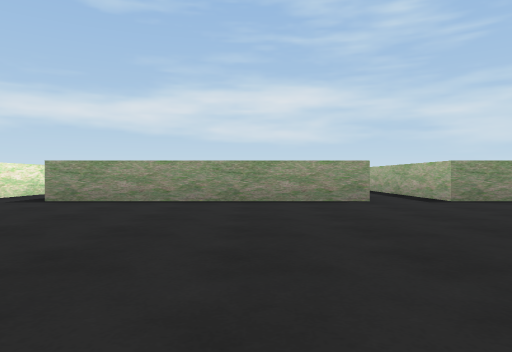
[1] (above)

24 first-person views from a walk through a 3-D level made in the Unity game engine. The camera is 0.31 m above the floor, looks level and sees 70° across. The floor is counted in squares, 1 m on a side. Each view is taken from the middle of a square. On the plan, view 1 faces up. The plan holds only what a view shows up to about 9 squares ahead; the rest is blank. The place goes on beyond the plan. Some surface patterns are stand-ins.

[2]
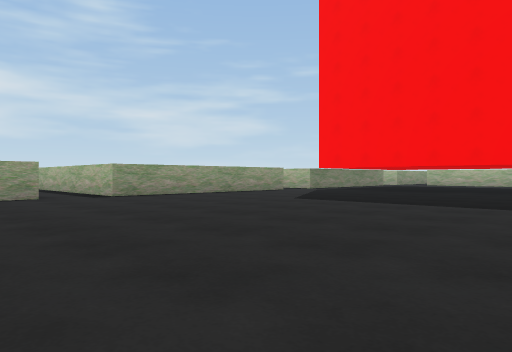

[3]
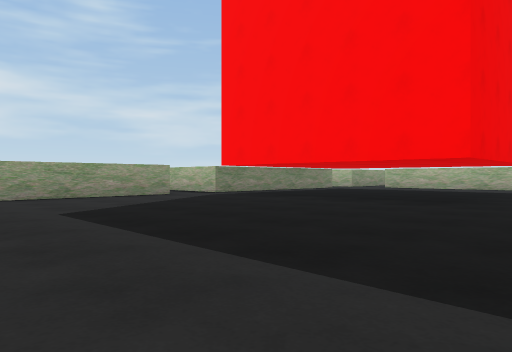

[4]
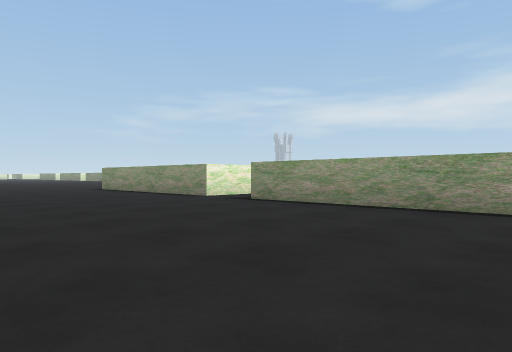

[5]
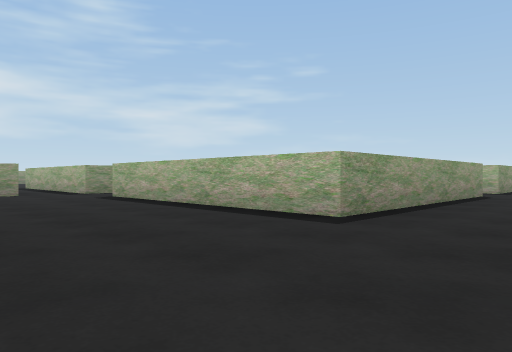

[6]
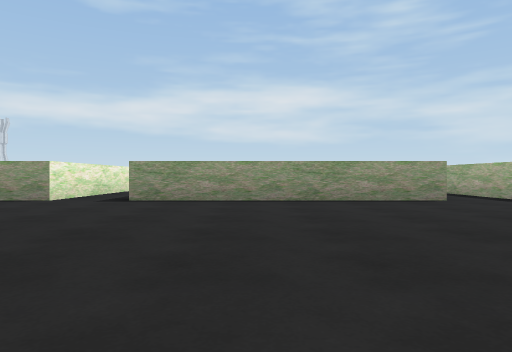

[7]
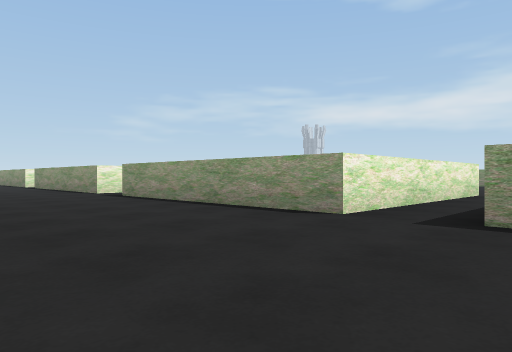

[8]
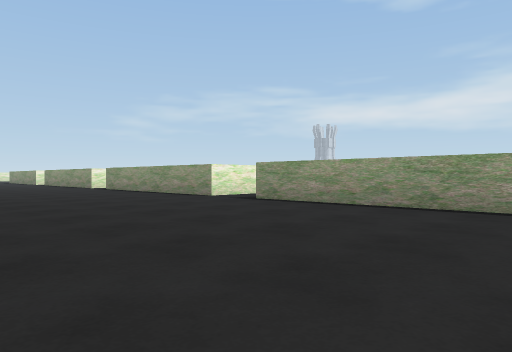

[9]
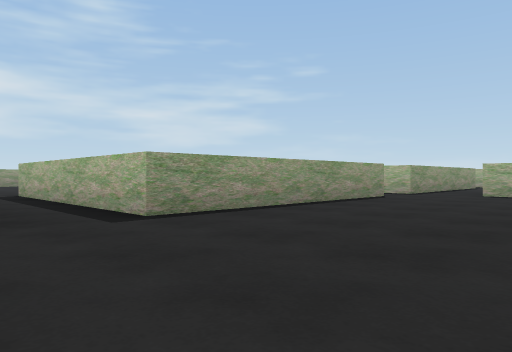

[10]
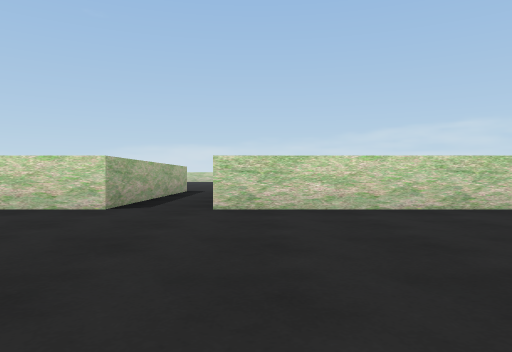

[11]
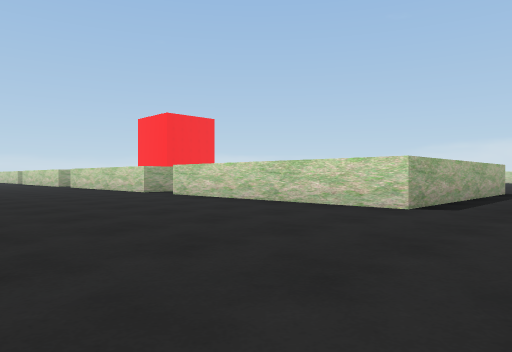

[12]
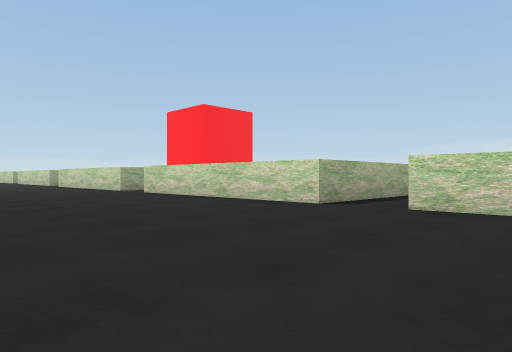

[13]
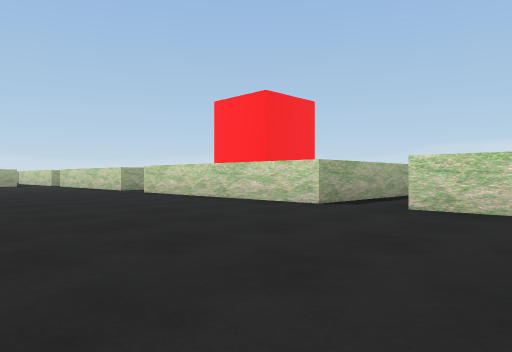

[14]
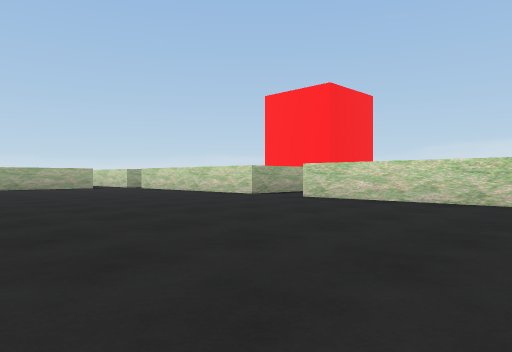

[15]
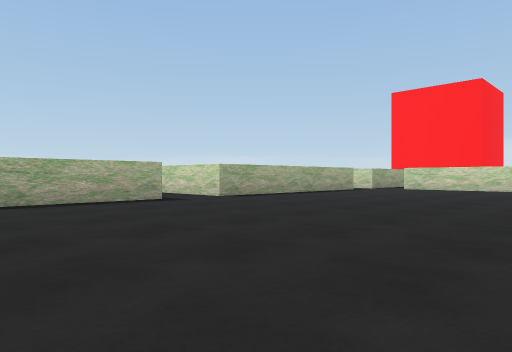

[16]
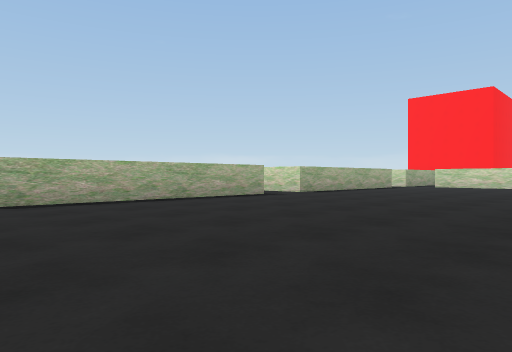

[17]
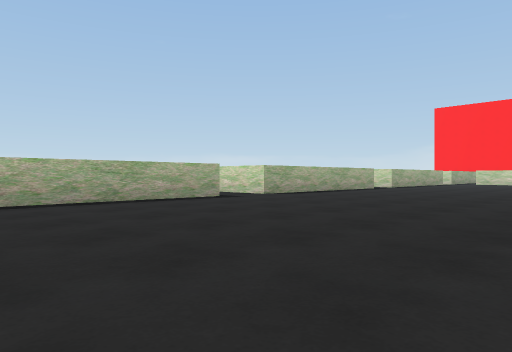

[18]
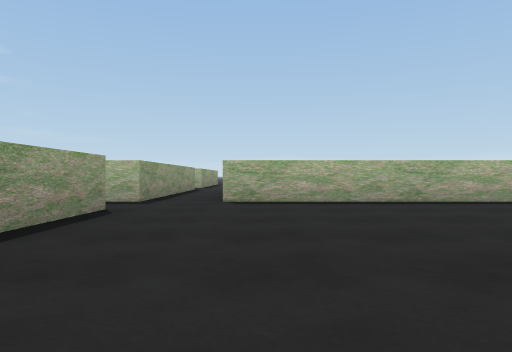

[19]
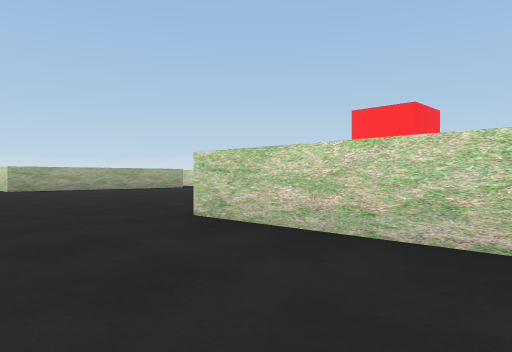

[20]
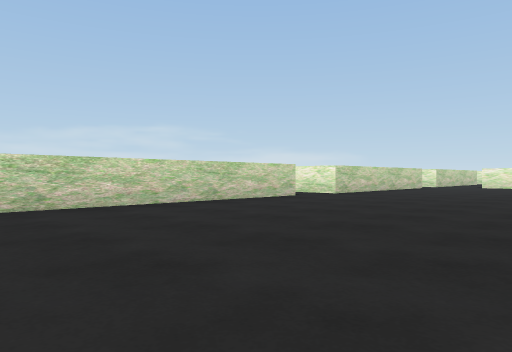

[21]
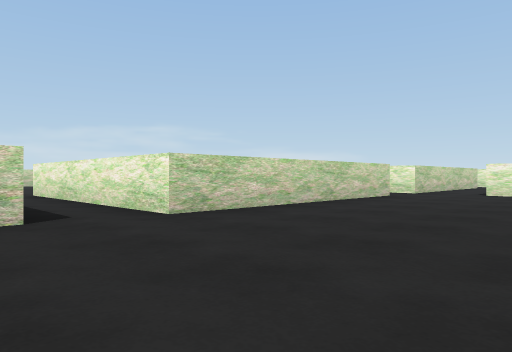

[22]
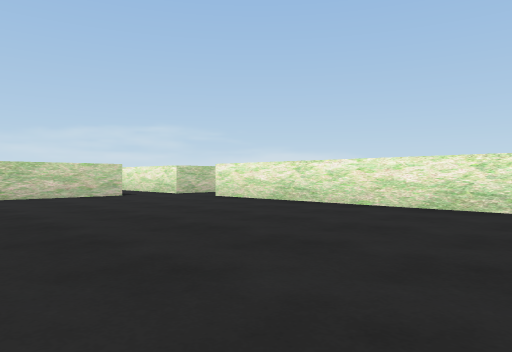

[23]
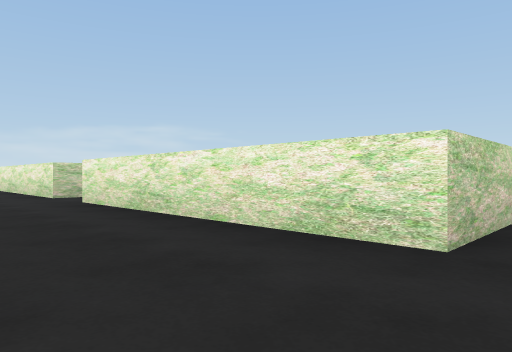

[24]
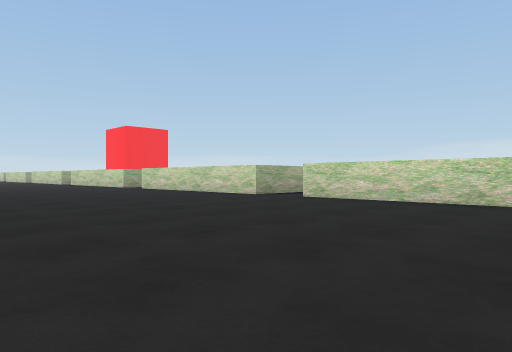

### Floor plan
Points are (right, up) in squares from view 1. A wall is a line through its corners. A room is listed if a view was taken in it or the views show most of it. See-through windows are left out.
Room 1 (views 1, 2, 3, 4, 5, 6, 7, 8, 9)
walls: (-3.6, 6.2) (-3.6, 4.5) (-7.6, 4.5) (-7.6, 8.5); (-8.5, 9.6) (-12.6, 9.6) (-12.6, 13.6); (-3.8, 9.6) (-7.6, 9.6) (-7.6, 13.6); (1.5, 4.5) (-2.6, 4.5); (-13.6, 13.6) (-13.6, 9.6) (-17.6, 9.6); (-18.6, 10.6) (-18.6, 9.6) (-22.6, 9.6); (-17.6, 12.2) (-17.6, 13.6); (6.5, 4.5) (2.4, 4.5) (2.4, 8.5); (8.5, 4.5) (7.4, 4.5) (7.4, 6.1)
ways out: opening at (-18, 14) to room 2; opening at (-13, 14) to room 2; opening at (-8, 14) to room 2; opening at (-3.5, 8.5)
Room 2 (views 10, 11, 12, 13, 14, 15, 16, 17, 18, 19, 20, 21, 22, 23, 24)
walls: (-7.6, 23.3) (-3.6, 23.3) (-3.6, 19.4); (-8.6, 23.3) (-8.6, 19.9); (-2.6, 23.3) (1.5, 23.3); (-7.6, 13.6) (-3.5, 13.6); (-8.6, 28.5) (-8.6, 24.5); (-12.6, 13.6) (-8.5, 13.6); (-2.6, 13.6) (1.5, 13.6); (-17.6, 13.6) (-13.6, 13.6); (2.6, 13.6) (6.6, 13.6); (-21.2, 13.6) (-18.5, 13.6); (7.4, 19.4) (7.4, 23.3) (8.5, 23.3); (7.4, 24.4) (7.4, 28.5); (7.4, 14.4) (7.4, 18.4) (8.5, 18.4)
ways out: opening at (-18, 14) to room 1; opening at (-13, 14) to room 1; opening at (-8, 14) to room 1; opening at (-8, 24); opening at (-8, 29); opening at (-3, 14); opening at (2, 14); opening at (7, 14)

Where each view was taken, in squares from view 1:
view 1: 0 up, 0 right, facing up
view 2: 1 down, 0 right, facing up-right
view 3: 1 down, 3 right, facing up-right
view 4: 1 up, 1 right, facing up-left
view 5: 3 up, 10 left, facing up-right
view 6: 5 up, 11 left, facing up
view 7: 7 up, 12 left, facing up-left
view 8: 6 up, 14 left, facing up-left
view 9: 7 up, 14 left, facing up-right
view 10: 17 up, 14 left, facing down
view 11: 17 up, 14 left, facing down-right
view 12: 17 up, 10 left, facing down-right
view 13: 17 up, 5 left, facing down-right
view 14: 18 up, 2 left, facing down-right
view 15: 22 up, 3 right, facing down-right
view 16: 24 up, 3 right, facing down-right
view 17: 28 up, 3 right, facing down-right
view 18: 28 up, 3 right, facing right
view 19: 25 up, 1 left, facing down-right
view 20: 27 up, 2 right, facing down-left
view 21: 26 up, 2 left, facing down-left
view 22: 29 up, 5 left, facing down-left
view 23: 29 up, 7 left, facing down-left
view 24: 18 up, 22 left, facing down-right
